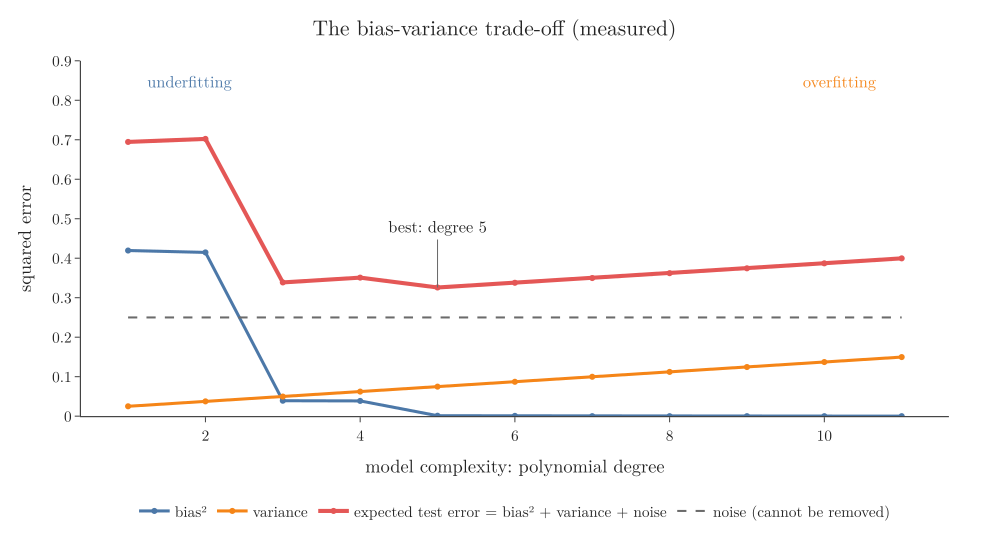

Generate this figure with Python:
"""Bias squared, variance and expected test error against model complexity (polynomial degree), measured over
10,000 training sets with the same 20 inputs (Plotly)."""
from pathlib import Path
import numpy as np
import plotly.graph_objects as go
from common import fits, decompose, NOISE

here = Path(__file__).parent
degs = list(range(1, 12))
b2, var = zip(*[decompose(fits(d)[0]) for d in degs])
total = np.array(b2) + np.array(var) + NOISE ** 2
best = degs[int(np.argmin(total))]
fig = go.Figure()
fig.add_trace(go.Scatter(x=degs, y=b2, mode="lines+markers", name="bias²", line=dict(color="#4C78A8", width=3)))
fig.add_trace(go.Scatter(x=degs, y=var, mode="lines+markers", name="variance", line=dict(color="#F58518", width=3)))
fig.add_trace(go.Scatter(x=degs, y=total, mode="lines+markers", name="expected test error = bias² + variance + noise",
                         line=dict(color="#E45756", width=4)))
fig.add_trace(go.Scatter(x=[1, 11], y=[NOISE ** 2] * 2, mode="lines", name="noise (cannot be removed)",
                         line=dict(color="#6B6B6B", dash="dash")))
fig.add_annotation(x=best, y=float(total.min()), ax=0, ay=-60, text=f"best: degree {best}", font=dict(size=16),
                   arrowcolor="#6B6B6B")
fig.add_annotation(x=1.8, y=0.85, text="underfitting", showarrow=False, font=dict(size=16, color="#4C78A8"))
fig.add_annotation(x=10.2, y=0.85, text="overfitting", showarrow=False, font=dict(size=16, color="#F58518"))
fig.update_layout(template="simple_white", width=950, height=520, font=dict(family="Latin Modern Roman", size=15),
                  legend=dict(orientation="h", y=-0.22, x=0.5, xanchor="center"), margin=dict(l=70, r=30, t=50, b=110),
                  title=dict(text="The bias-variance trade-off (measured)", x=0.5),
                  xaxis=dict(title="model complexity: polynomial degree"), yaxis=dict(title="squared error", range=[0, 0.9]))
for d, a, b, t in zip(degs, b2, var, total):
    print(d, round(a, 4), round(b, 3), round(t, 3))
fig.write_image(here / "tradeoff.png", scale=2)
fig.write_image(here / "tradeoff.pdf")
